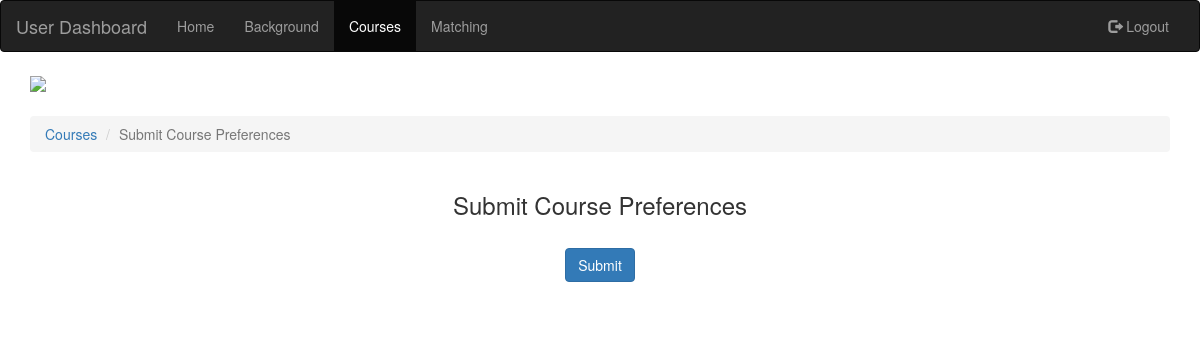
The app's page /php/user-submit-preferences.php, older data.
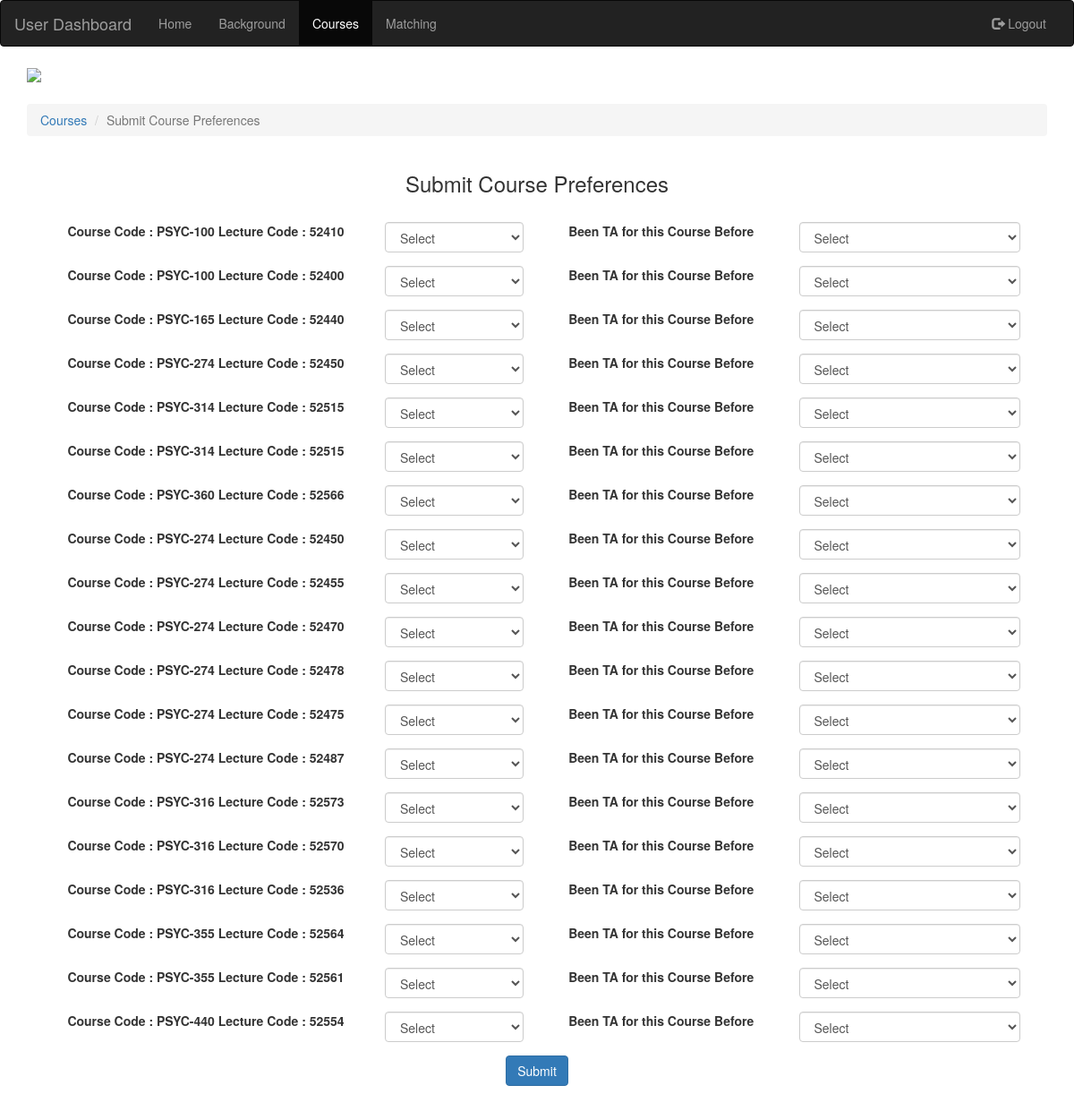
The same page, newer data.
### tables this page shows
CREATE TABLE IF NOT EXISTS `Course_Section` (
  `Section_Id` int(11) NOT NULL AUTO_INCREMENT,
  `Course_Id` int(11) NOT NULL,
  `Lecture_Code` varchar(250) NOT NULL,
  `Lab_Code` varchar(250) NOT NULL,
  `IsLecture` tinyint(1) NOT NULL,
  `Time_Slot_Id` int(11) NOT NULL,
  `IsActive` tinyint(1) NOT NULL,
  PRIMARY KEY (`Section_Id`)
);

CREATE TABLE IF NOT EXISTS `Course` (
  `Course_Id` int(11) NOT NULL AUTO_INCREMENT,
  `Course_Code` varchar(250) NOT NULL,
  `Course_Name` varchar(250) NOT NULL,
  `Area` varchar(250) NOT NULL,
  `IsActive` int(11) NOT NULL,
  `Number_Of_Half_TA` int(11) NOT NULL,
  `Number_Of_Full_TA` int(11) NOT NULL,
  PRIMARY KEY (`Course_Id`)
);

### php/user-submit-preferences.php (the view, shortened to what this page needs)
<?php
	include('dbConnect.php');
	$sql2="SELECT * FROM `Course_Section` WHERE `IsActive`=1 AND`IsLecture`=1";
	$result2=mysqli_query($conn,$sql2);
?>
<!DOCTYPE HTML>
<html>
	<head>
		<link href="https://maxcdn.bootstrapcdn.com/bootstrap/3.3.7/css/bootstrap.min.css" rel="stylesheet">
		<link href="../css/admin.css" type="text/css" rel="stylesheet">
	</head>
	<body>
	<nav class="navbar navbar-inverse">
	  <div class="container-fluid">
	    <div class="navbar-header">
	      <a class="navbar-brand" href="../html/user.html">User Dashboard</a>
	    </div>
	    <div class="collapse navbar-collapse" id="myNavbar">
	      <ul class="nav navbar-nav">
		<li><a href="../html/user.html">Home</a></li>
		<li><a href="../html/user-personal.html">Background</a></li>
		<li class="active"><a href="../html/user-courses.html">Courses</a></li>
		<li><a href="../html/user-matching.html">Matching</a></li>
	      </ul>
	      <ul class="nav navbar-nav navbar-right">
		<li><a href="logout.php"><span class="glyphicon glyphicon-log-out"></span> Logout</a></li>
	      </ul>
	    </div>
	  </div>
	</nav>
	<div class="container">
		<div class="row">
			<div class="col-lg-12 col-md-12 col-xs-12 col-sm-12">
				<img src="../images/uscheader.png" style="width: 100%;"></img>
			</div>
			<div class="col-lg-12 col-md-12 col-xs-12 col-sm-12" style="margin-top: 2%;">
				<ol class="breadcrumb">
				  <li><a href="../html/user-courses.html">Courses</a></li>
				  <li class="active">Submit Course Preferences</a></li>
				</ol>
			</div>
			<div class="container">
			<div class="col-lg-12 col-md-12 col-xs-12 col-sm-12">
				<center><h3>Submit Course Preferences</h3><center><br>
				<form method="post" action="user-submit-preferences-action.php">
				<?php
					while($row2=mysqli_fetch_array($result2))
					{
						$courseId=$row2['Course_Id'];
						$sql3="SELECT * FROM `Course` WHERE `Course_Id`='$courseId'";
						$result3=mysqli_query($conn,$sql3);
						$row3=mysqli_fetch_array($result3);
						echo "
						<div class='form-row'>
						    <div class='form-group col-lg-4 col-sm-4 col-xs-4 col-md-4'>
						    	<label for='preference'>Course Code : ".$row3['Course_Code']." Lecture Code : ".$row2['Lecture_Code']."</label>
						    </div>
						    <div class='form-group col-lg-2 col-sm-2 col-xs-2 col-md-2'>
						    	<select required class='form-control' id='preference' name='Pref-".$row2['Section_Id']."'>
						    		<option value='-1' selected='selected' disabled>Select</option>
						    		<option value='5'>High</option>
						    		<option value='4'>High-Medium</option>
						    		<option value='3'>Medium</option>
						    		<option value='2'>Medium-Low</option>
						    		<option value='1'>Low</option>
						    	</select>
						    </div>
						    <div class='form-group col-lg-3 col-sm-3 col-xs-3 col-md-3'>
						    	<label for='preference'>Been TA for this Course Before</label>
						    </div>
						    <div class='form-group col-lg-3 col-sm-3 col-xs-3 col-md-3'>
						    	<select required class='form-control' id='preference' name='Been-".$row2['Section_Id']."'>
						    		<option value='-1' selected='selected' disabled>Select</option>
						    		<option value='1'>Yes</option>
						    		<option value='0'>No</option>
						    	</select>
						    </div>
						    <br>
						";
					}
				?>
				<div class="form-group col-lg-2 col-sm-2 col-xs-2 col-md-2 col-lg-offset-5 col-sm-offset-5 col-xs-offset-5 col-md-offset-5">
						<center><input type="submit" name="submit" class="btn btn-primary" value="Submit"></input> </center>
				</div>
				</form>
				<br><br><br>
			</div>
			</div>
			<div class="col-lg-12 col-md-12 col-xs-12 col-sm-12" style="margin-top: 2%;">
			</div>
		</div>
	</div>
	</body>
</html>

Row changes from the older to the newer data that the page shows:
now on this page (row edited): course_section: Course_Id.Course_Code "PSYC-100", Lecture_Code "52410"
now on this page (row edited): course_section: Course_Id.Course_Code "PSYC-100", Lecture_Code "52400"
now on this page (row edited): course_section: Course_Id.Course_Code "PSYC-165", Lecture_Code "52440"
now on this page (row edited): course_section: Course_Id.Course_Code "PSYC-274", Lecture_Code "52450"
now on this page (row edited): course_section: Course_Id.Course_Code "PSYC-314", Lecture_Code "52515"
now on this page (row edited): course_section: Course_Id.Course_Code "PSYC-314", Lecture_Code "52515"
now on this page (row edited): course_section: Course_Id.Course_Code "PSYC-360", Lecture_Code "52566"
added course_section: Course_Id.Course_Code "PSYC-274", Lecture_Code "52450"
added course_section: Course_Id.Course_Code "PSYC-274", Lecture_Code "52455"
added course_section: Course_Id.Course_Code "PSYC-274", Lecture_Code "52470"
added course_section: Course_Id.Course_Code "PSYC-274", Lecture_Code "52478"
added course_section: Course_Id.Course_Code "PSYC-274", Lecture_Code "52475"
added course_section: Course_Id.Course_Code "PSYC-274", Lecture_Code "52487"
added course_section: Course_Id.Course_Code "PSYC-316", Lecture_Code "52573"
added course_section: Course_Id.Course_Code "PSYC-316", Lecture_Code "52570"
added course_section: Course_Id.Course_Code "PSYC-316", Lecture_Code "52536"
added course_section: Course_Id.Course_Code "PSYC-355", Lecture_Code "52564"
added course_section: Course_Id.Course_Code "PSYC-355", Lecture_Code "52561"
added course_section: Course_Id.Course_Code "PSYC-440", Lecture_Code "52554"
